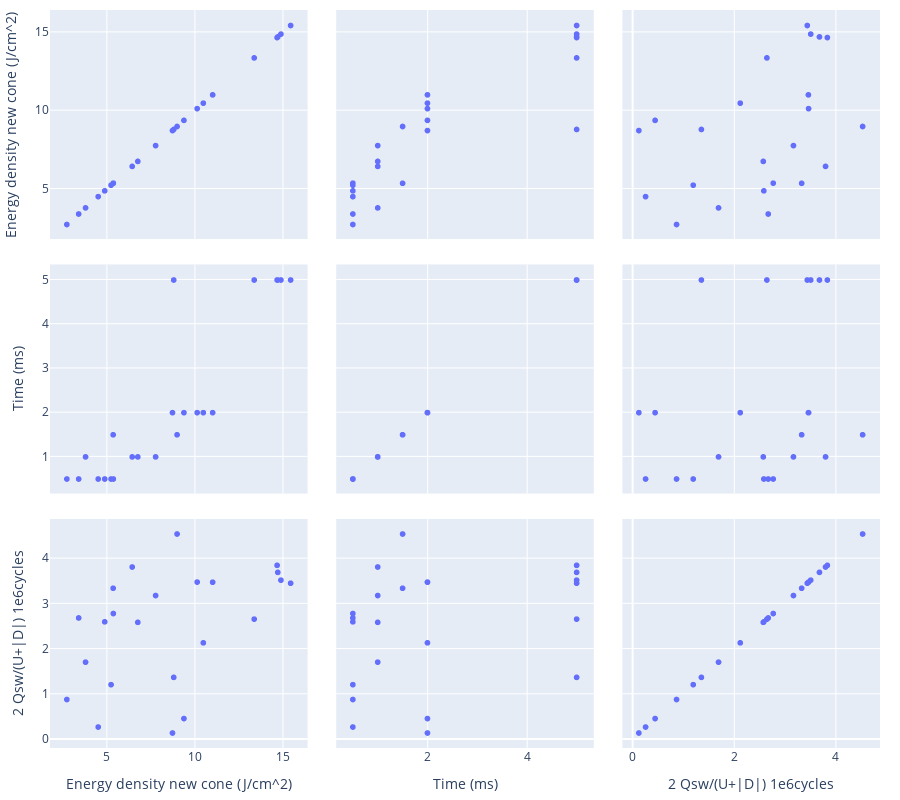

The notebook cell saved with this chart:
### Code cell
fe_data = read_dat()
print(fe_data)
display_data(fe_data)

### Figure 1 — Plotly figure (JSON) as saved in the notebook; plotly's stock layout.template omitted (floating-point values rounded to 4 significant figures)
{"data": [{"dimensions": [{"axis": {"matches": true}, "label": "Energy density new cone (J/cm^2)", "values": [2.73, 3.4, 3.79, 6.44, 5.36, 8.99, 8.8, 14.67, 5.24, 14.89, 10.13, 4.51, 5.37, 4.88, 6.76, 7.77, 8.73, 9.38, 10.48, 11.01, 14.71, 15.44, 13.37]}, {"axis": {"matches": true}, "label": "Time (ms)", "values": [0.5, 0.5, 1, 1, 1.5, 1.5, 5, 5, 0.5, 5, 2, 0.5, 0.5, 0.5, 1, 1, 2, 2, 2, 2, 5, 5, 5]}, {"axis": {"matches": true}, "label": "2 Qsw/(U+|D|) 1e6cycles", "values": [0.873, 2.677, 1.699, 3.805, 3.335, 4.535, 1.363, 3.841, 1.201, 3.514, 3.471, 0.2633, 2.775, 2.591, 2.58, 3.174, 0.1315, 0.4512, 2.127, 3.468, 3.686, 3.446, 2.652]}], "hovertemplate": "%{xaxis.title.text}=%{x}<br>%{yaxis.title.text}=%{y}<extra></extra>", "legendgroup": "", "marker": {"color": "#636efa", "symbol": "circle"}, "name": "", "showlegend": false, "type": "splom"}], "layout": {"legend": {"tracegroupgap": 0}, "margin": {"t": 10, "r": 20, "l": 10, "b": 10}, "dragmode": "select", "height": 800}}
